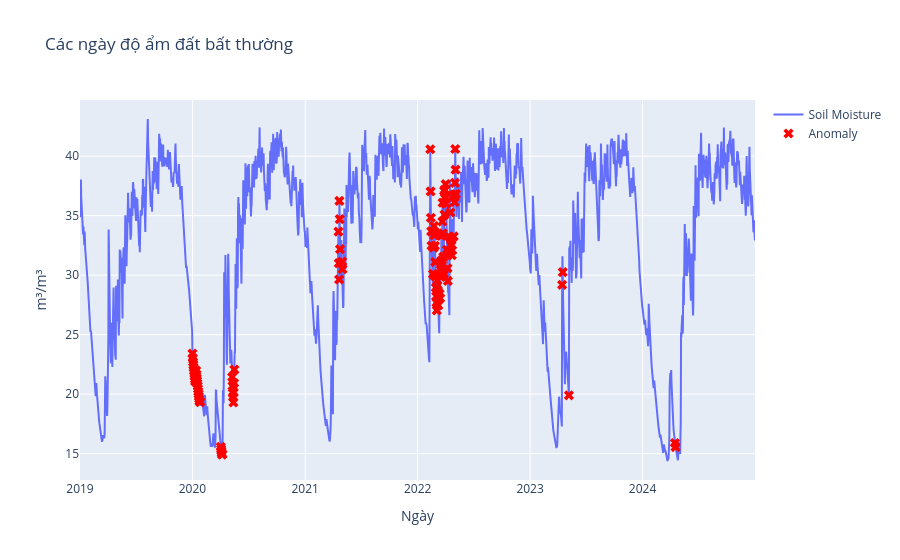

Write notebook code for a chart like this one.
### Code cell
residual = stl_result.resid
sigma = residual.std()
threshold = 2.5
anomalies = residual[np.abs(residual) > threshold * sigma]
print(f"Số ngày bất thường (|residual| > {threshold}σ): {len(anomalies)}")
if not anomalies.empty:
    display(anomalies.sort_values(key=np.abs, ascending=False).head(10))
fig = go.Figure()
fig.add_trace(
    go.Scatter(x=ts_soil.index, y=ts_soil, mode="lines", name="Soil Moisture")
)
fig.add_trace(
    go.Scatter(
        x=anomalies.index,
        y=ts_soil.loc[anomalies.index],
        mode="markers",
        marker=dict(color="red", size=9, symbol="x"),
        name="Anomaly",
    )
)
fig.update_layout(
    title="Các ngày độ ẩm đất bất thường", xaxis_title="Ngày", yaxis_title="m³/m³"
)
fig.show()
